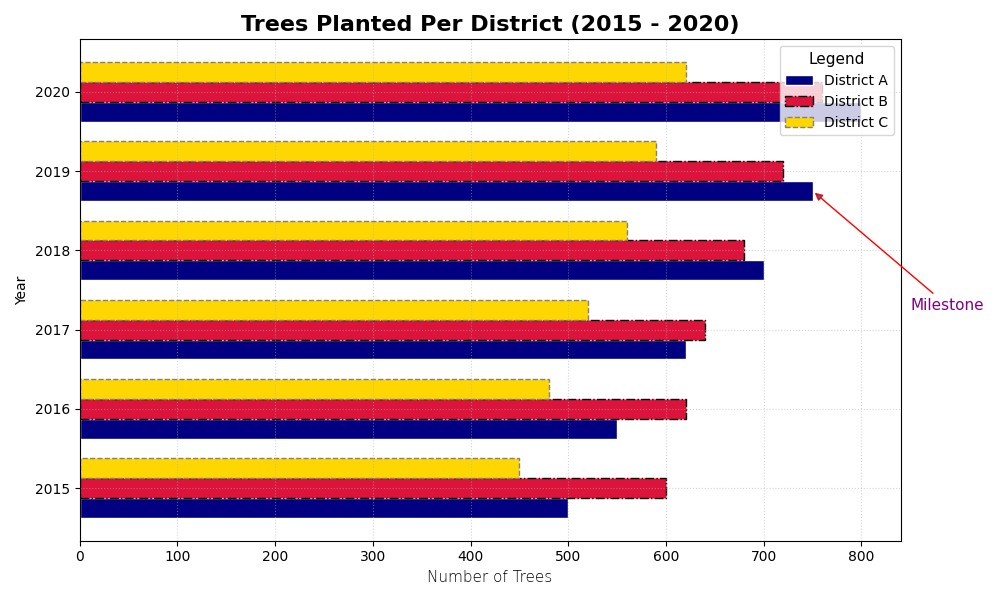

Here is the Python script that generated this plot:
import matplotlib.pyplot as plt
import numpy as np

years = np.arange(2015, 2021)
districtA_trees = np.array([500, 550, 620, 700, 750, 800])
districtB_trees = np.array([600, 620, 640, 680, 720, 760])
districtC_trees = np.array([450, 480, 520, 560, 590, 620])

bar_width = 0.25
r1 = np.arange(len(years))
r2 = [x + bar_width for x in r1]
r3 = [x + bar_width for x in r2]

fig, ax = plt.subplots(figsize=(10, 6))

# Altering colors, marker, and border styles
ax.barh(r1, districtA_trees, color='navy', height=bar_width, edgecolor='white', linestyle='-', label='District A')
ax.barh(r2, districtB_trees, color='crimson', height=bar_width, edgecolor='black', linestyle='-.', label='District B')
ax.barh(r3, districtC_trees, color='gold', height=bar_width, edgecolor='grey', linestyle='--', label='District C')

# Update labels and title
ax.set_ylabel('Year', fontweight='normal', fontsize=10)
ax.set_xlabel('Number of Trees', fontweight='light', fontsize=11)
ax.set_title('Trees Planted Per District (2015 - 2020)', fontweight='bold', fontsize=16)

ax.set_yticks([r + bar_width for r in range(len(years))])
ax.set_yticklabels(years)

# Modify legend
ax.legend(loc='upper right', fontsize=10, title='Legend', title_fontsize=11)

# Modify grid style
ax.grid(True, linestyle=':', alpha=0.5, axis='both')

plt.tight_layout()

# Update annotation appearance
ax.annotate('Milestone', xy=(750, 4), xytext=(850, 2.5),
            arrowprops=dict(edgecolor='red', arrowstyle='-|>'), fontsize=11, color='purple')

plt.tight_layout()
plt.show()
